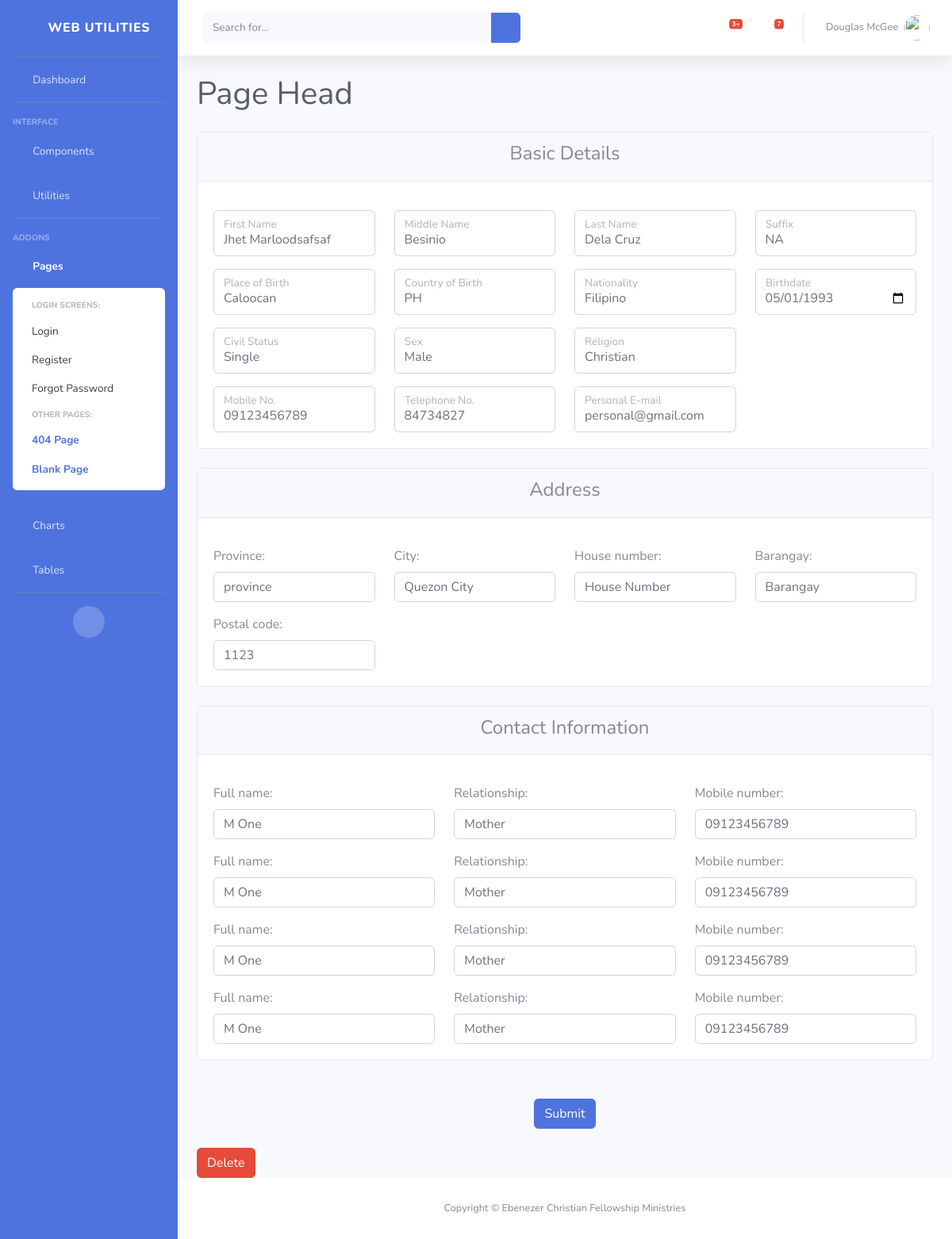
Page /students/edit/3/ on the committed database.
### students/models.py (models this page shows, shortened)
class Student(models.Model):
    first_name = models.CharField(max_length=100)
    middle_name = models.CharField(max_length=100)
    last_name = models.CharField(max_length=100)
    suffix = models.CharField(max_length=10, blank=True)
    birth_date = models.DateField()
    country_of_birth = models.CharField(max_length=100)
    birth_place = models.CharField(max_length=100)
    nationality = models.CharField(max_length=100)
    CIVIL_STATUS_CHOICES = [
        ('', '---------'),
        ('single', 'Single'),
        ('married', 'Married'),
        ('widowed', 'Widowed'),
        ('divorced', 'Divorced'),
        ('separated', 'Separated'),
    ]
    civil_status = models.CharField(max_length=20, choices=CIVIL_STATUS_CHOICES, blank=True)
    SEX_CHOICES = [
        ('', '---------'),
        ('male', 'Male'),
        ('female', 'Female'),
    ]
    sex = models.CharField(max_length=10, choices=SEX_CHOICES, blank=True)
    religion = models.CharField(max_length=100)
    mobile_number = models.CharField(max_length=20)
    telephone_number = models.CharField(max_length=20, blank=True)
    personal_email = models.EmailField()

class Address(models.Model):
    student = models.OneToOneField(Student, on_delete=models.CASCADE)
    province = models.CharField(max_length=100)
    city = models.CharField(max_length=100)
    house_number = models.CharField(max_length=20)
    barangay = models.CharField(max_length=100)
    postal_code = models.CharField(max_length=10)

class Contact(models.Model):
    student = models.ForeignKey(Student, on_delete=models.CASCADE, related_name='contacts')
    full_name = models.CharField(max_length=100)
    relationship = models.CharField(max_length=20)
    mobile_number = models.CharField(max_length=20, blank=True)

### students/views.py (the view)
# urls.py: path('edit/<int:student_id>/', edit_student_details, name='edit_student'),
def edit_student_details(request, student_id):
    student = get_object_or_404(Student, pk=student_id)
    address = Address.objects.filter(student=student).first()
    contacts = Contact.objects.filter(student=student)
    if request.method == 'POST':
        student_form = EditStudentDetail(request.POST, instance=student)
        address_form = EditAddressDetail(request.POST, instance=address)
        contact_forms = [EditContactDetail(request.POST, instance=contact) for contact in contacts]
        if (student_form.is_valid() and address_form.is_valid()
                and all(cf.is_valid() for cf in contact_forms)):
            student_form.save()
            address_form.save()
            for cf in contact_forms:
                cf.save()
            messages.success(request, 'Student details updated successfully!')
            return redirect('students:students-home')
        else:
            print("Student Form Errors:", student_form.errors)
            print("Address Form Errors:", address_form.errors)
            for cf in contact_forms:
                print("Contact Form Errors:", cf.errors)
    else:
        student_form = StudentRegistrationForm(instance=student)
        address_form = AddressForm(instance=address)
        contact_forms = [ContactForm(instance=contact) for contact in contacts]
    return render(request, 'students/edit_student.html', {
        'student_form': student_form,
        'address_form': address_form,
        'contact_form': contact_forms,
        'student_id': student_id,
    })

### students/forms.py
class AddressForm(forms.ModelForm):
    class Meta:
        model = Address
        fields = ['province', 'city', 'house_number', 'barangay', 'postal_code']
        widgets = {
            'province': forms.TextInput(attrs={'class': 'form-control', 'id': 'floatingInput', 'placeholder': 'Province'}),
            'city': forms.TextInput(attrs={'class': 'form-control', 'id': 'floatingInput', 'placeholder': 'City'}),
            'house_number': forms.TextInput(attrs={'class': 'form-control', 'id': 'floatingInput', 'placeholder': 'House Number'}),
            'barangay': forms.TextInput(attrs={'class': 'form-control', 'id': 'floatingInput', 'placeholder': 'Barangay'}),
            'postal_code': forms.TextInput(attrs={'class': 'form-control', 'id': 'floatingInput', 'placeholder': 'Postal Code'}),
        }

### students/templates/students/edit_student.html (shortened to what this page needs)
{% extends 'students/base.html' %}
{% load crispy_forms_tags %}
{% block content %}
<form method="post">
    <div class="card mb-4">
        <div class="card-header text-center">
            <h4>Basic Details</h4>
        </div>
        <div class="card-body">
            <div class="row">
                                    <div class="col-3 mt-3">
                                            <div class="form-floating">
                                                {{ student_form.first_name }}
                                                <label for="{{ student_form.first_name.id_for_label }}" >{{ student_form.first_name.label }}</label>
                                            </div>
                                    </div>
                                    <div class="col-3 mt-3">
                                            <div class="form-floating">
                                                {{ student_form.middle_name }}
                                                <label for="{{ student_form.middle_name.id_for_label }}">{{ student_form.middle_name.label }}</label>
                                            </div>
                                    </div>
                                    <div class="col-3 mt-3">
                                            <div class="form-floating">
                                                {{ student_form.last_name }}
                                                <label for="{{ student_form.last_name.id_for_label }}">{{ student_form.last_name.label }}</label>
                                            </div>
                                    </div>
                                    <div class="col-3 mt-3">
                                            <div class="form-floating">
                                                {{ student_form.suffix }}
                                                <label for="{{ student_form.suffix.id_for_label }}">{{ student_form.suffix.label }}</label>
                                            </div>
                                    </div>
            </div>
            <div class="row" >
                                    <div class="col-3 mt-3">
                                            <div class="form-floating">
                                                {{ student_form.birth_place }}
                                                <label for="{{ student_form.birth_place.id_for_label }}">{{ student_form.birth_place.label }}</label>
                                            </div>
                                    </div>
                                    <div class="col-3 mt-3">
                                            <div class="form-floating">
                                                {{ student_form.country_of_birth }}
                                                <label for="{{ student_form.country_of_birth.id_for_label }}">{{ student_form.country_of_birth.label }}</label>
                                            </div>
                                    </div>
                                    <div class="col-3 mt-3">
                                            <div class="form-floating">
                                                {{ student_form.nationality }}
                                                <label for="{{ student_form.nationality.id_for_label }}">{{ student_form.nationality.label }}</label>
                                            </div>
                                    </div>
                                    <div class="col-3 mt-3">
                                            <div class="form-floating">
                                                {{ student_form.birth_date }}
                                                <label for="{{ student_form.birth_date.id_for_label }}">{{ student_form.birth_date.label }}</label>
                                            </div>
                                    </div>
            </div>
            <div class="row">
                                    <div class="col-3 mt-3">
                                            <div class="form-floating">
                                                {{ student_form.civil_status }}
                                                <label for="{{ student_form.civil_status.id_for_label }}">{{ student_form.civil_status.label }}</label>
                                            </div>
                                    </div>
                                    <div class="col-3 mt-3">
                                            <div class="form-floating">
                                                {{ student_form.sex }}
                                                <label for="{{ student_form.sex.id_for_label }}">{{ student_form.sex.label }}</label>
                                            </div>
                                    </div>
                                    <div class="col-3 mt-3">
                                            <div class="form-floating">
                                                {{ student_form.religion }}
                                                <label for="{{ student_form.religion.id_for_label }}">{{ student_form.religion.label }}</label>
                                            </div>
                                    </div>
            </div>
            <div class="row">
                                    <div class="col-3 mt-3">
                                            <div class="form-floating">
                                                {{ student_form.mobile_number }}
                                                <label for="{{ student_form.mobile_number.id_for_label }}">{{ student_form.mobile_number.label }}</label>
                                            </div>
                                    </div>
                                    <div class="col-3 mt-3">
                                            <div class="form-floating">
                                                {{ student_form.telephone_number }}
                                                <label for="{{ student_form.telephone_number.id_for_label }}">{{ student_form.telephone_number.label }}</label>
                                            </div>
                                    </div>
                                    <div class="col-3 mt-3">
                                            <div class="form-floating">
                                                {{ student_form.personal_email }}
                                                <label for="{{ student_form.personal_email.id_for_label }}">{{ student_form.personal_email.label }}</label>
                                            </div>
                                    </div>
            </div>
        </div>
    </div>
    <div class="card mb-4">
        <div class="card-header text-center">
            <h4>Address</h4>
        </div>
        <div class="card-body">
                                <div class="row">
                                    <div class="col-3 mt-3">
                                        {{ address_form.province.label_tag }}
                                        {{ address_form.province }}
                                    </div>
                                    <div class="col-3 mt-3">
                                        {{ address_form.city.label_tag }}
                                        {{ address_form.city }}
                                    </div>
                                    <div class="col-3 mt-3">
                                        {{ address_form.house_number.label_tag }}
                                        {{ address_form.house_number }}
                                    </div>
                                    <div class="col-3 mt-3">
                                        {{ address_form.barangay.label_tag }}
                                        {{ address_form.barangay }}
                                    </div>
                                </div>
                                <div class="row">
                                    <div class="col-3 mt-3">
                                        {{ address_form.postal_code.label_tag }}
                                        {{ address_form.postal_code }}
                                    </div>
                                </div>
        </div>
    </div>
        <div class="card mb-4">
            <div class="card-header text-center">
              <h4>Contact Information</h4>
            </div>
            <div class="card-body">
            {% for contact_form in contact_form %}
              <div class="row justify-content-center">
                                            <div class="col-4 mt-3">
                                                {{ contact_form.full_name.label_tag }}
                                                {{ contact_form.full_name }}
                                            </div>
                                            <div class="col-4    mt-3">
                                                {{ contact_form.relationship.label_tag }}
                                                {{ contact_form.relationship }}
                                            </div>
                                            <div class="col-4    mt-3">
                                                {{ contact_form.mobile_number.label_tag }}
                                                {{ contact_form.mobile_number }}
                                            </div>
              </div>
            {% endfor %}
            </div>
        </div>
    <div class="mt-3 text-center">
        <button type="submit" class="btn btn-primary mb-4 mt-4">Submit</button>
    </div>
<form action="{% url 'students:delete_student' student_id %}" method="post">
    <input type="submit" value="Delete" class="btn btn-danger">
</form>
</form>
{% endblock %}

### rows in the picture
Student: first_name "Jhet Marloodsafsaf", middle_name "Besinio", last_name "Dela Cruz", suffix "NA", birth_place "Caloocan", country_of_birth "PH", nationality "Filipino", birth_date "05/01/1993", civil_status "Single", sex "Male", religion "Christian", mobile_number "09123456789", telephone_number "84734827", personal_email "personal@gmail.com"
Address: province "province", city "Quezon City", house_number "House Number", barangay "Barangay", postal_code "1123"
Contact: full_name "M One", relationship "Mother", mobile_number "09123456789"
Contact: full_name "M One", relationship "Mother", mobile_number "09123456789"
Contact: full_name "M One", relationship "Mother", mobile_number "09123456789"
Contact: full_name "M One", relationship "Mother", mobile_number "09123456789"

### other values in the picture
{{ page_heading|default:"Page Head" }} "Page Head"
{{ address_form.province.label_tag }} "Province:"
{{ address_form.city.label_tag }} "City:"
{{ address_form.house_number.label_tag }} "House number:"
{{ address_form.barangay.label_tag }} "Barangay:"
{{ address_form.postal_code.label_tag }} "Postal code:"
{{ contact_form.full_name.label_tag }} "Full name:" "Full name:" "Full name:" "Full name:"
{{ contact_form.relationship.label_tag }} "Relationship:" "Relationship:" "Relationship:" "Relationship:"
{{ contact_form.mobile_number.label_tag }} "Mobile number:" "Mobile number:" "Mobile number:" "Mobile number:"
